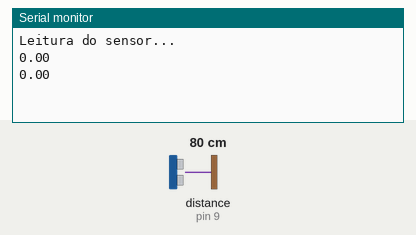
Simulated run of this sketch. Board: Arduino Uno, built with avr-gcc and run on an emulated ATmega328P. Shown: the last lines printed to the serial monitor. The test bench sets the inputs (shaded band); at power-on: distance to the obstacle (sensor on pin 9) 80 cm. The echo pulse lasts 58.3 µs per cm.

Above: at 2.8 s.
2.9 s: distance to the obstacle (sensor on pin 9) set to 2 cm
At 5.1 s:
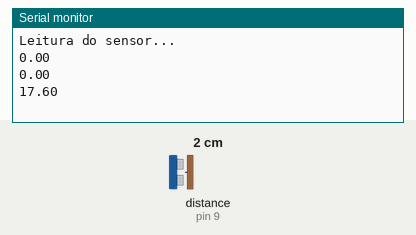
5.6 s: distance to the obstacle (sensor on pin 9) set to 4 cm
At 6.6 s:
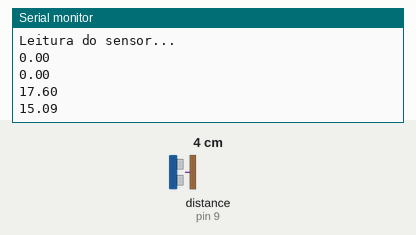
Timing chart, 0 to 8.6 s (numbered marks = the images above; inputs shaded):
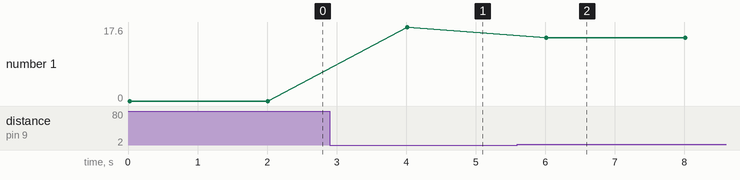

Measured:
- after the input at 2.9 s, the serial monitor: prints a new line after 1.1 s (image 1)
- after the input at 5.6 s, the serial monitor: prints a new line after 0.41 s (image 2)
- plotted number 1: 0 → 17.6 after the input at 2.9 s, 17.6 → 15.09 after the input at 5.6 s

The sketch:

Sensor.ino
```cpp
#include <Ultrasonic.h>
float x=3.1415*(5.5*5.5)*14, y, total = 0, percent;
float cmMsec;
long microsec;
#define pino_trigger 8
#define pino_echo 9

Ultrasonic ultrasonic(pino_trigger, pino_echo);
void setup(){
Serial.begin(9600);
Serial.println("Leitura do sensor...");
Serial.println();
}
void loop()
{
microsec = ultrasonic.timing();
cmMsec = ultrasonic.convert(microsec, Ultrasonic::CM);
y = 3.1415 * (5.5*5.5) * (16 - cmMsec);
percent = (y*100)/x;
total = 17.59*percent/100;
if(total < 0)
  total = 0;
Serial.println(total);
delay(2000);
}
```
